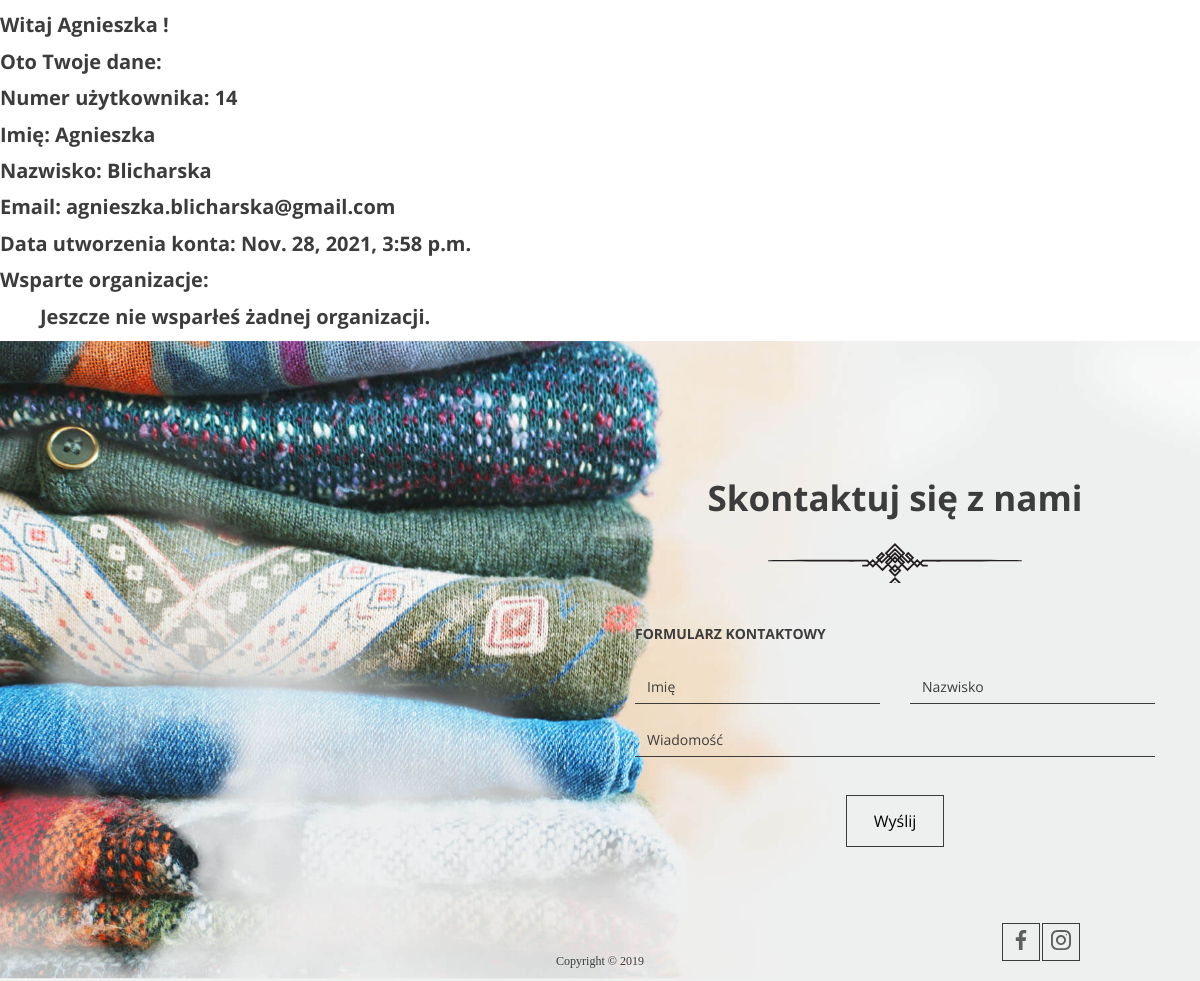
Page /user_details/14/ (signed in) on the earlier database version.
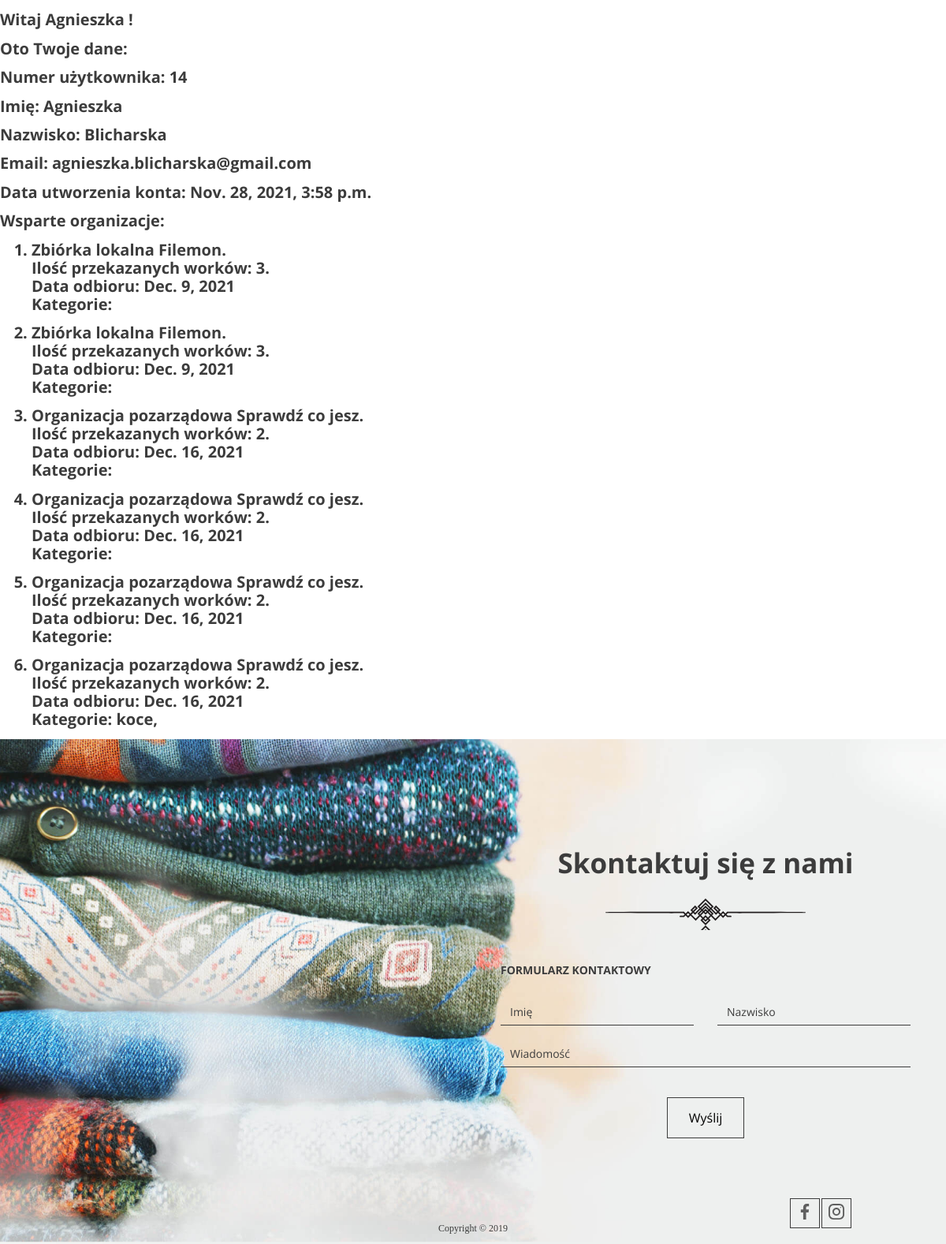
Same page on the later database version.
### main_app/models.py (models this page shows, shortened)
class Donation(models.Model):
    quantity = models.IntegerField()
    categories = models.ManyToManyField(Category)
    institution = models.ForeignKey(Institution, on_delete=models.CASCADE)
    address = models.TextField()
    phone_number = models.IntegerField()
    city = models.CharField(max_length=64)
    zip_code = models.TextField(max_length=6)
    pick_up_date = models.DateField()
    pick_up_time = models.TimeField(null=True)
    pick_up_comment = models.TextField()
    user = models.ForeignKey(CustomUser, null=True, on_delete=models.CASCADE)

class Institution(models.Model):
    name = models.CharField(max_length=64)
    description = models.TextField()
    type = models.IntegerField(choices=types, default=0)
    categories = models.ManyToManyField(Category)
    class Meta:
        ordering = ('name',)

class Category(models.Model):
    name = models.CharField(max_length=64)

### main_app/views.py (the view)
# urls.py: path('user_details/<int:pk>/', UserDetails.as_view(), name='User Details'),
class UserDetails(DetailView):
    model = CustomUser
    def get_context_data(self, **kwargs):
        context = super().get_context_data(**kwargs)
        context['user.pk'] = self.kwargs['pk']
        return context

### accounts/templates/accounts/customuser_detail.html
{% extends 'base.html' %}
{% block content %}
    <div class="container--90">
<h1> Witaj {{ user.first_name }} !</h1>
    <h1> Oto Twoje dane:</h1>
    <h1> Numer użytkownika: {{ user.pk }}</h1>
    <h1> Imię: {{ user.first_name }}</h1>
    <h1> Nazwisko: {{ user.surname }}</h1>
    <h1> Email: {{ user.email }} </h1>
    <h1> Data utworzenia konta: {{ user.date_joined }} </h1>
    <h1> Wsparte organizacje: </h1>
    <ol>
        {% for donation in user.donation_set.all %}
            <h1><li> {{ donation.institution.get_type_display }} {{ donation.institution.name }}. <br>
                Ilość przekazanych worków: {{ donation.quantity }}. <br>
                Data odbioru: {{ donation.pick_up_date }}<br>
                Kategorie:
                {% for category in donation.categories.all %}
                    {{ category.name }},
                    {% endfor %}
            </li></h1>
        {% empty %}
       <h1> Jeszcze nie wsparłeś żadnej organizacji.</h1>
        {% endfor %}
    </ol>
</div>
{% endblock %}

Differences in the rows shown:
added Donation: institution.type "Zbiórka lokalna", institution.name "Filemon", quantity "3", pick_up_date "Dec. 9, 2021"
added Donation: institution.type "Zbiórka lokalna", institution.name "Filemon", quantity "3", pick_up_date "Dec. 9, 2021"
added Donation: institution.type "Organizacja pozarządowa", institution.name "Sprawdź co jesz", quantity "2", pick_up_date "Dec. 16, 2021"
added Donation: institution.type "Organizacja pozarządowa", institution.name "Sprawdź co jesz", quantity "2", pick_up_date "Dec. 16, 2021"
added Donation: institution.type "Organizacja pozarządowa", institution.name "Sprawdź co jesz", quantity "2", pick_up_date "Dec. 16, 2021"
added Donation: institution.type "Organizacja pozarządowa", institution.name "Sprawdź co jesz", quantity "2", pick_up_date "Dec. 16, 2021"
now on this page (row unchanged): Category: name "koce"
Other differences:
text no longer shown: "Jeszcze nie wsparłeś żadnej organizacji."
